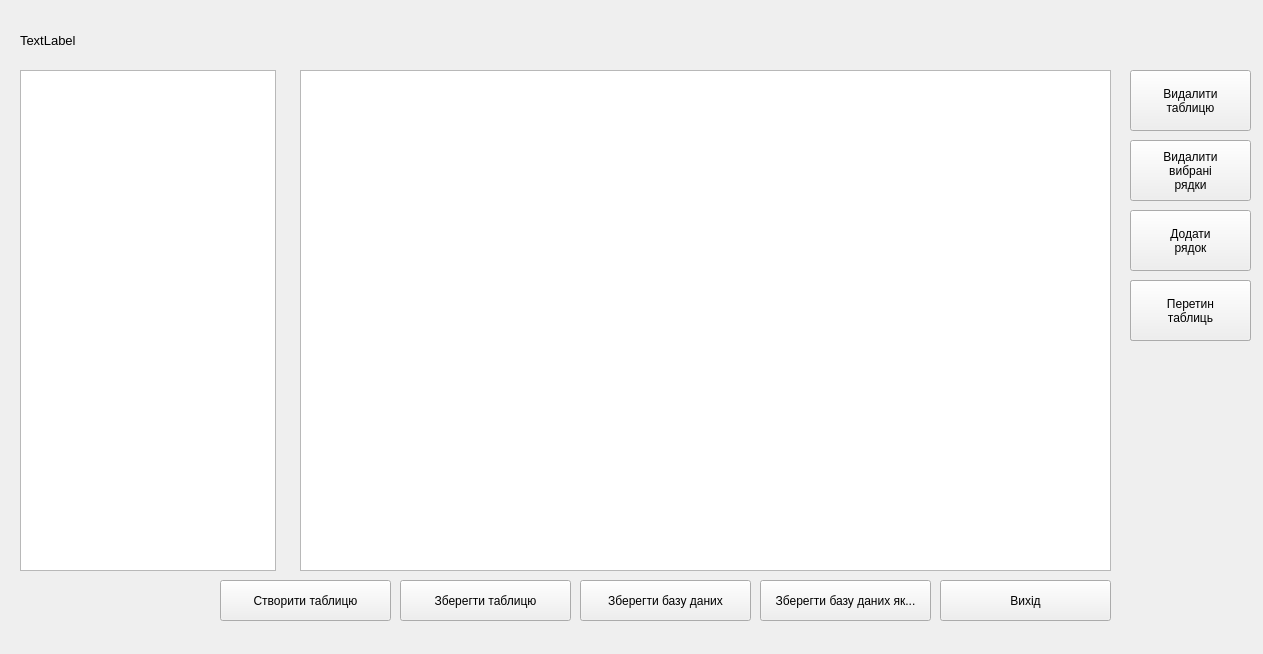
<?xml version="1.0" encoding="UTF-8"?>
<ui version="4.0">
 <class>DataViewer</class>
 <widget class="QWidget" name="DataViewer">
  <property name="geometry">
   <rect>
    <x>0</x>
    <y>0</y>
    <width>1263</width>
    <height>654</height>
   </rect>
  </property>
  <property name="windowTitle">
   <string>Form</string>
  </property>
  <widget class="QListView" name="tablesList">
   <property name="geometry">
    <rect>
     <x>20</x>
     <y>70</y>
     <width>256</width>
     <height>501</height>
    </rect>
   </property>
  </widget>
  <widget class="QLabel" name="dbNameLabel">
   <property name="geometry">
    <rect>
     <x>20</x>
     <y>30</y>
     <width>1071</width>
     <height>21</height>
    </rect>
   </property>
   <property name="font">
    <font>
     <pointsize>10</pointsize>
    </font>
   </property>
   <property name="text">
    <string>TextLabel</string>
   </property>
  </widget>
  <widget class="QWidget" name="widget" native="true">
   <property name="geometry">
    <rect>
     <x>289</x>
     <y>69</y>
     <width>821</width>
     <height>491</height>
    </rect>
   </property>
   <widget class="QLabel" name="nameEditLabel">
    <property name="geometry">
     <rect>
      <x>30</x>
      <y>60</y>
      <width>171</width>
      <height>31</height>
     </rect>
    </property>
    <property name="font">
     <font>
      <pointsize>10</pointsize>
     </font>
    </property>
    <property name="text">
     <string>Назва бази даних:</string>
    </property>
   </widget>
   <widget class="QLabel" name="loginEditLabel">
    <property name="geometry">
     <rect>
      <x>30</x>
      <y>110</y>
      <width>171</width>
      <height>31</height>
     </rect>
    </property>
    <property name="font">
     <font>
      <pointsize>10</pointsize>
     </font>
    </property>
    <property name="text">
     <string>Логiн:</string>
    </property>
   </widget>
   <widget class="QLabel" name="passEditLabel">
    <property name="geometry">
     <rect>
      <x>30</x>
      <y>160</y>
      <width>171</width>
      <height>31</height>
     </rect>
    </property>
    <property name="font">
     <font>
      <pointsize>10</pointsize>
     </font>
    </property>
    <property name="text">
     <string>Пароль:</string>
    </property>
   </widget>
   <widget class="QCheckBox" name="displayPassword">
    <property name="geometry">
     <rect>
      <x>240</x>
      <y>200</y>
      <width>211</width>
      <height>31</height>
     </rect>
    </property>
    <property name="font">
     <font>
      <pointsize>10</pointsize>
     </font>
    </property>
    <property name="text">
     <string>Показати пароль</string>
    </property>
   </widget>
   <widget class="QLineEdit" name="dbNameEdit">
    <property name="geometry">
     <rect>
      <x>240</x>
      <y>60</y>
      <width>301</width>
      <height>31</height>
     </rect>
    </property>
    <property name="toolTip">
     <string>hgfhfghf</string>
    </property>
    <property name="toolTipDuration">
     <number>5</number>
    </property>
   </widget>
   <widget class="QLineEdit" name="dbLoginEdit">
    <property name="geometry">
     <rect>
      <x>240</x>
      <y>110</y>
      <width>301</width>
      <height>31</height>
     </rect>
    </property>
   </widget>
   <widget class="QLineEdit" name="dbPassEdit">
    <property name="geometry">
     <rect>
      <x>240</x>
      <y>160</y>
      <width>301</width>
      <height>31</height>
     </rect>
    </property>
    <property name="echoMode">
     <enum>QLineEdit::Password</enum>
    </property>
   </widget>
   <widget class="QLabel" name="dbEditLabel">
    <property name="geometry">
     <rect>
      <x>140</x>
      <y>-10</y>
      <width>271</width>
      <height>51</height>
     </rect>
    </property>
    <property name="font">
     <font>
      <pointsize>14</pointsize>
     </font>
    </property>
    <property name="text">
     <string>Редагування бази даних</string>
    </property>
   </widget>
   <widget class="QPushButton" name="dbEditSaveButton">
    <property name="geometry">
     <rect>
      <x>160</x>
      <y>270</y>
      <width>181</width>
      <height>61</height>
     </rect>
    </property>
    <property name="text">
     <string>Зберегти змiни</string>
    </property>
   </widget>
   <widget class="QPushButton" name="dbEditReloadButton">
    <property name="geometry">
     <rect>
      <x>360</x>
      <y>270</y>
      <width>181</width>
      <height>61</height>
     </rect>
    </property>
    <property name="text">
     <string>Скасувати незбереженi 
 змiни</string>
    </property>
   </widget>
  </widget>
  <widget class="QPushButton" name="dbSaveButton">
   <property name="geometry">
    <rect>
     <x>580</x>
     <y>580</y>
     <width>171</width>
     <height>41</height>
    </rect>
   </property>
   <property name="text">
    <string>Зберегти базу даних</string>
   </property>
  </widget>
  <widget class="QPushButton" name="dbSaveAsButton">
   <property name="geometry">
    <rect>
     <x>760</x>
     <y>580</y>
     <width>171</width>
     <height>41</height>
    </rect>
   </property>
   <property name="text">
    <string>Зберегти базу даних як...</string>
   </property>
  </widget>
  <widget class="QWidget" name="tableWidget" native="true">
   <property name="geometry">
    <rect>
     <x>290</x>
     <y>70</y>
     <width>831</width>
     <height>511</height>
    </rect>
   </property>
   <widget class="QTableWidget" name="dbTable">
    <property name="geometry">
     <rect>
      <x>10</x>
      <y>0</y>
      <width>811</width>
      <height>501</height>
     </rect>
    </property>
    <property name="verticalScrollMode">
     <enum>QAbstractItemView::ScrollPerPixel</enum>
    </property>
    <property name="horizontalScrollMode">
     <enum>QAbstractItemView::ScrollPerPixel</enum>
    </property>
   </widget>
  </widget>
  <widget class="QPushButton" name="dbSaveTable">
   <property name="geometry">
    <rect>
     <x>400</x>
     <y>580</y>
     <width>171</width>
     <height>41</height>
    </rect>
   </property>
   <property name="text">
    <string>Зберегти таблицю</string>
   </property>
  </widget>
  <widget class="QPushButton" name="dbExitButton">
   <property name="geometry">
    <rect>
     <x>940</x>
     <y>580</y>
     <width>171</width>
     <height>41</height>
    </rect>
   </property>
   <property name="text">
    <string>Вихiд</string>
   </property>
  </widget>
  <widget class="QPushButton" name="deleteTableButton">
   <property name="geometry">
    <rect>
     <x>1130</x>
     <y>70</y>
     <width>121</width>
     <height>61</height>
    </rect>
   </property>
   <property name="text">
    <string>Видалити
таблицю</string>
   </property>
  </widget>
  <widget class="QPushButton" name="dbCreateTable">
   <property name="geometry">
    <rect>
     <x>220</x>
     <y>580</y>
     <width>171</width>
     <height>41</height>
    </rect>
   </property>
   <property name="text">
    <string>Cтворити таблицю</string>
   </property>
  </widget>
  <widget class="QPushButton" name="deleteRowButton">
   <property name="geometry">
    <rect>
     <x>1130</x>
     <y>140</y>
     <width>121</width>
     <height>61</height>
    </rect>
   </property>
   <property name="text">
    <string>Видалити
вибранi
рядки</string>
   </property>
  </widget>
  <widget class="QPushButton" name="addRowButton">
   <property name="geometry">
    <rect>
     <x>1130</x>
     <y>210</y>
     <width>121</width>
     <height>61</height>
    </rect>
   </property>
   <property name="text">
    <string>Додати
рядок</string>
   </property>
  </widget>
  <widget class="QPushButton" name="makeProjection">
   <property name="geometry">
    <rect>
     <x>1130</x>
     <y>280</y>
     <width>121</width>
     <height>61</height>
    </rect>
   </property>
   <property name="text">
    <string>Проекцiя</string>
   </property>
  </widget>
  <widget class="QPushButton" name="IntersectionButton">
   <property name="geometry">
    <rect>
     <x>1130</x>
     <y>280</y>
     <width>121</width>
     <height>61</height>
    </rect>
   </property>
   <property name="text">
    <string>Перетин
таблиць</string>
   </property>
  </widget>
 </widget>
 <resources/>
 <connections/>
</ui>
